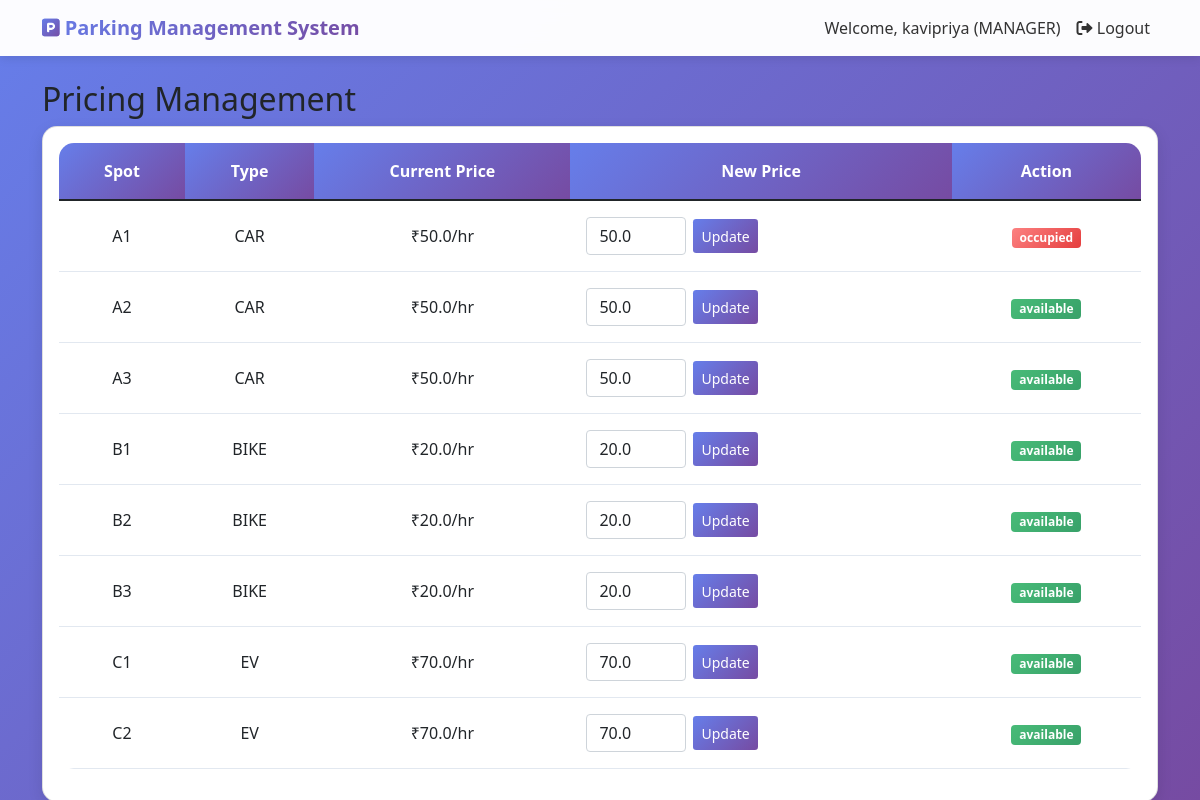
Before: /manager/pricing (signed in) with the older database file.
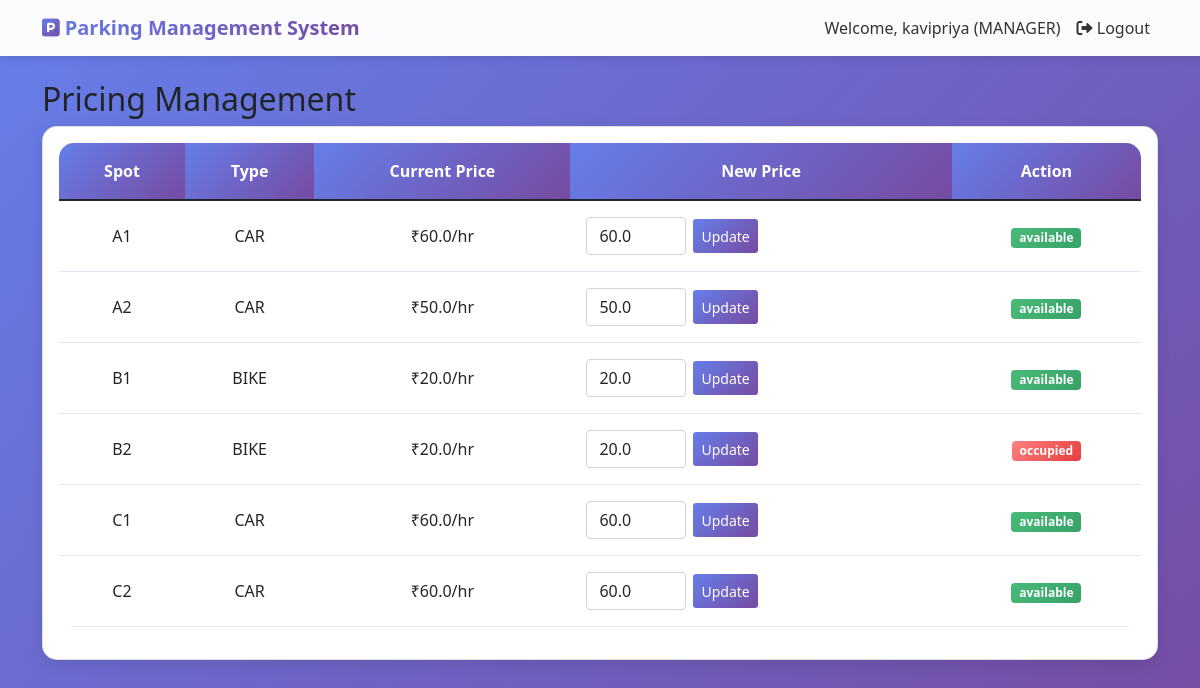
After: the same page with the newer database file.
### models.py (models this page shows)
class User(UserMixin, db.Model):
    id = db.Column(db.Integer, primary_key=True)
    name = db.Column(db.String(100), nullable=False)
    email = db.Column(db.String(100), unique=True, nullable=False)
    phone = db.Column(db.String(15), nullable=False)
    password = db.Column(db.String(200), nullable=False)
    vehicle_number = db.Column(db.String(20), nullable=True)
    role = db.Column(db.String(30), default='user')
    created_at = db.Column(db.DateTime, default=datetime.utcnow)
    bookings = db.relationship('Booking', backref='user', lazy=True)
    manager_application = db.relationship('ManagerApplication', backref='user', uselist=False)

class ParkingSpot(db.Model):
    id = db.Column(db.Integer, primary_key=True)
    spot_number = db.Column(db.String(10), unique=True, nullable=False)
    spot_type = db.Column(db.String(20), nullable=False)
    price_per_hour = db.Column(db.Float, nullable=False)
    status = db.Column(db.String(20), default='available')
    bookings = db.relationship('Booking', backref='parking_spot', lazy=True)

### app.py (the view)
@app.route('/manager/pricing')
@login_required
def manager_pricing():
    if current_user.role != 'manager':
        flash('Access denied!', 'danger')
        return redirect(url_for('user_dashboard'))
    spots = ParkingSpot.query.all()
    return render_template('manager/pricing.html', spots=spots)

### app.py (called while the page is built)
@login_manager.user_loader
def load_user(user_id):
    return User.query.get(int(user_id))

@app.context_processor
def utility_processor():
    return {'now': datetime.now}

### templates/manager/pricing.html (shortened to what this page needs)
{% extends "base.html" %}
{% block content %}
<h2>Pricing Management</h2>
<div class="card">
    <div class="card-body">
        <table class="table">
            <thead>
                <tr><th>Spot</th><th>Type</th><th>Current Price</th><th>New Price</th><th>Action</th></tr>
            </thead>
            <tbody>
                {% for spot in spots %}
                <tr>
                    <td>{{ spot.spot_number }}</td>
                    <td>{{ spot.spot_type|upper }}</td>
                    <td>₹{{ spot.price_per_hour }}/hr</td>
                    <td>
                        <form method="POST" action="{{ url_for('update_price') }}" style="display: flex; gap: 5px;">
                            <input type="number" name="price_per_hour" step="5" class="form-control" style="width: 100px;" value="{{ spot.price_per_hour }}">
                            <button type="submit" class="btn btn-primary btn-sm">Update</button>
                        </form>
                    </td>
                    <td><span class="badge bg-{{ 'success' if spot.status == 'available' else 'danger' }}">{{ spot.status }}</span></td>
                </tr>
                {% endfor %}
            </tbody>
        </table>
    </div>
</div>
{% endblock %}

### templates/base.html (shortened to what this page needs)
<!DOCTYPE html>
<html lang="en">
<head>
    <link rel="stylesheet" href="{{ url_for('static', filename='css/style.css') }}">
    <link rel="stylesheet" href="https://cdnjs.cloudflare.com/ajax/libs/font-awesome/6.0.0/css/all.min.css">   <link href="https://cdn.jsdelivr.net/npm/bootstrap@5.1.3/dist/css/bootstrap.min.css" rel="stylesheet">
    <link rel="stylesheet" href="https://cdnjs.cloudflare.com/ajax/libs/font-awesome/6.0.0/css/all.min.css">
</head>
<body>
    <nav class="navbar navbar-expand-lg navbar-light">
        <div class="container">
            <a class="navbar-brand" href="/">
                <i class="fas fa-parking"></i> Parking Management System
            </a>
            <div class="collapse navbar-collapse" id="navbarNav">
                <ul class="navbar-nav ms-auto">
                    {% if current_user.is_authenticated %}
                        <li class="nav-item">
                            <span class="nav-link">Welcome, {{ current_user.name }} ({{ current_user.role|upper }})</span>
                        </li>
                        <li class="nav-item">
                            <a class="nav-link" href="{{ url_for('logout') }}">
                                <i class="fas fa-sign-out-alt"></i> Logout
                            </a>
                        </li>
                    {% endif %}
                </ul>
            </div>
        </div>
    </nav>
    <div class="container mt-4">
        {% block content %}{% endblock %}
    </div>
</body>
</html>

### static/css/style.css (style rules this page uses)
* { margin: 0; padding: 0; box-sizing: border-box; }
body { font-family: 'Poppins', 'Segoe UI', Tahoma, Geneva, Verdana, sans-serif; background: linear-gradient(135deg, #667eea 0%, #764ba2 100%); min-height: 100vh; overflow-x: hidden; }
.navbar { background: rgba(255, 255, 255, 0.98) !important; box-shadow: 0 2px 20px rgba(0, 0, 0, 0.1); backdrop-filter: blur(10px); padding: 1rem 0; }
.navbar-brand { font-size: 1.5rem; font-weight: bold; background: linear-gradient(135deg, #667eea 0%, #764ba2 100%); -webkit-background-clip: text; background-clip: text; color: transparent !important; transition: all 0.3s ease; }
.navbar-brand i { background: linear-gradient(135deg, #667eea 0%, #764ba2 100%); -webkit-background-clip: text; background-clip: text; color: transparent; }
.nav-link { color: #333 !important; font-weight: 500; transition: all 0.3s ease; position: relative; }
.nav-link::after { content: ''; position: absolute; width: 0; height: 2px; background: linear-gradient(135deg, #667eea 0%, #764ba2 100%); bottom: 0; left: 50%; transition: all 0.3s ease; }
.card { border: none; border-radius: 20px; box-shadow: 0 10px 40px rgba(0, 0, 0, 0.1); transition: all 0.3s ease; overflow: hidden; background: white; }
.card-body { padding: 1.5rem; }
.btn { border-radius: 50px; padding: 0.6rem 1.5rem; font-weight: 600; transition: all 0.3s ease; position: relative; overflow: hidden; }
.btn::before { content: ''; position: absolute; top: 50%; left: 50%; width: 0; height: 0; border-radius: 50%; background: rgba(255, 255, 255, 0.3); transform: translate(-50%, -50%); transition: width 0.6s, height 0.6s; }
.btn-primary { background: linear-gradient(135deg, #667eea 0%, #764ba2 100%); border: none; color: white; }
.form-control, .form-select { border-radius: 10px; border: 2px solid #e2e8f0; padding: 0.7rem 1rem; transition: all 0.3s ease; font-size: 0.95rem; }
.table { border-radius: 15px; overflow: hidden; }
.table thead th { background: linear-gradient(135deg, #667eea 0%, #764ba2 100%); color: white; font-weight: 600; border: none; padding: 1rem; }
.table tbody tr { transition: all 0.3s ease; }
.table tbody td { padding: 1rem; vertical-align: middle; border-bottom: 1px solid #e2e8f0; }
.badge { padding: 0.5rem 1rem; border-radius: 50px; font-weight: 600; font-size: 0.75rem; }
.badge.bg-success { background: linear-gradient(135deg, #48bb78 0%, #38a169 100%); }
.badge.bg-danger { background: linear-gradient(135deg, #fc8181 0%, #e53e3e 100%); }
.card, .dashboard-card, .alert { animation: fadeIn 0.6s ease; }
.table th, .table td { vertical-align:middle; text-align:center; }
.btn-sm { margin:2px; }
.card { box-shadow:0 2px 10px rgba(0,0,0,0.1); }

### templates/base.html (style rules this page uses)
body { background: linear-gradient(135deg, #667eea 0%, #764ba2 100%); min-height: 100vh; }
.navbar { background: rgba(255,255,255,0.95); box-shadow: 0 2px 10px rgba(0,0,0,0.1); }
.card { border-radius: 15px; box-shadow: 0 5px 15px rgba(0,0,0,0.1); transition: transform 0.3s; }
.btn-primary { background: linear-gradient(135deg, #667eea 0%, #764ba2 100%); border: none; }

Changed rows visible on the page:
removed ParkingSpot: spot_number "C1", spot_type "EV", price_per_hour "70.0", status "available"
removed ParkingSpot: spot_number "C2", spot_type "EV", price_per_hour "70.0", status "available"
changed ParkingSpot (number 1 of 6 on the later page): price_per_hour "50.0" → "60.0"; status "occupied" → "available"
changed ParkingSpot (number 3 of 6 on the later page): spot_number "A3" → "B1"; spot_type "CAR" → "BIKE"; price_per_hour "50.0" → "20.0"
changed ParkingSpot: spot_number "B1" → "B2"; status "available" → "occupied"
changed ParkingSpot (number 5 of 6 on the later page): spot_number "B2" → "C1"; spot_type "BIKE" → "CAR"; price_per_hour "20.0" → "60.0"
changed ParkingSpot (number 6 of 6 on the later page): spot_number "B3" → "C2"; spot_type "BIKE" → "CAR"; price_per_hour "20.0" → "60.0"
